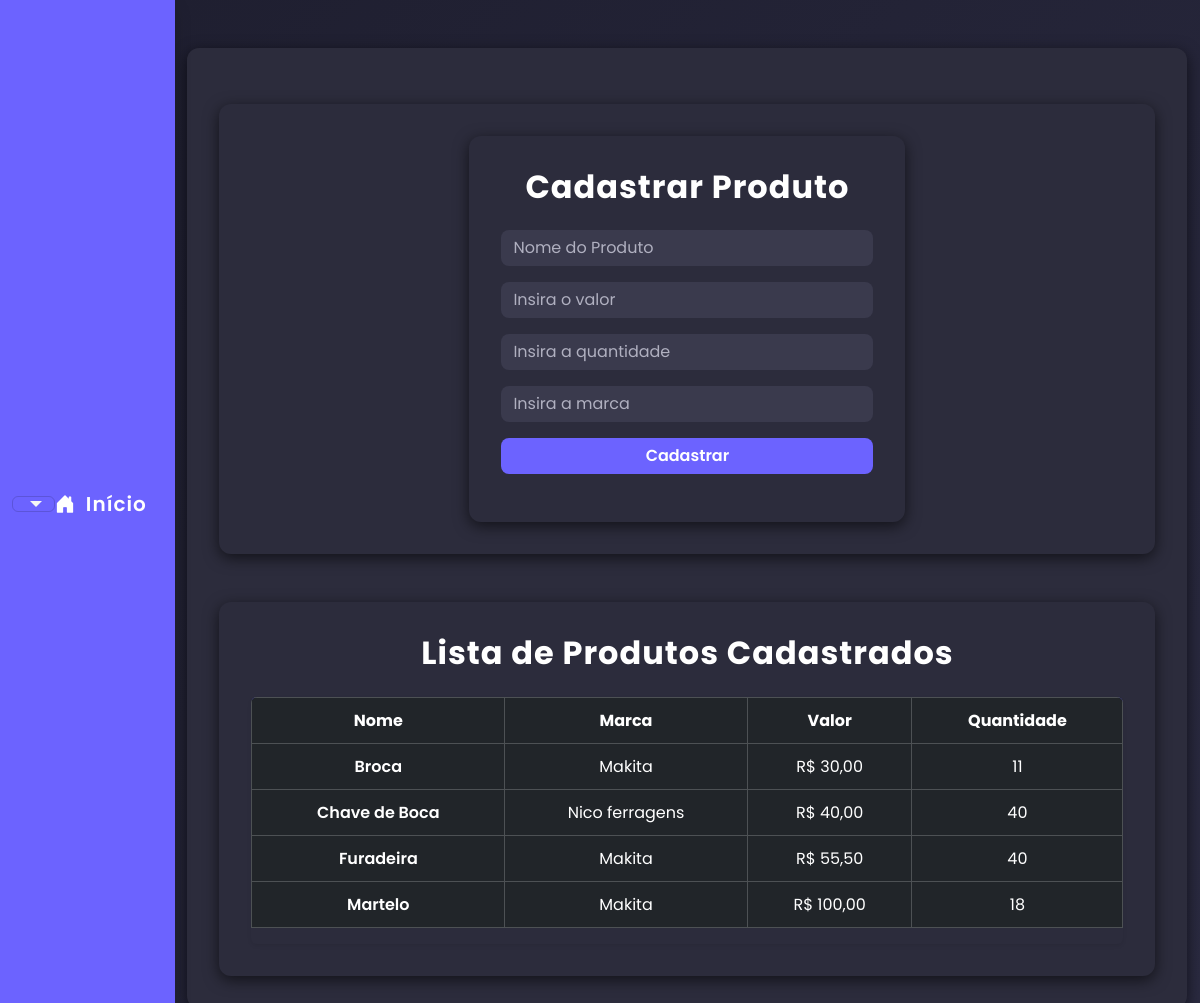
/Armazem/index.php?pagina=cadastrar (signed in), run on the app's committed database.
### tables this page shows
CREATE TABLE `produto` (
  `id` int(11) NOT NULL,
  `nome` varchar(32) NOT NULL,
  `valor` float NOT NULL,
  `quantidade` int(11) NOT NULL,
  `marca` varchar(32) NOT NULL
);

### Armazem/produto/formCadastrar.php (the view, shortened to what this page needs)
<?php
include __DIR__ . '/../conexao.php';
?>
<div class="container d-flex justify-content-center mt-4">
    <div class="col-12 col-md-6 cadastro-box">
        <h2 class="text-white fw-bold text-center mb-4">Cadastrar Produto</h2>
        <form action="produto/inserir.php" method="get">
            <input class="form-control mb-3" type="text" placeholder="Nome do Produto" required name="nome">
            <input class="form-control mb-3" type="number" step="0.01" placeholder="Insira o valor" required name="valor">
            <input class="form-control mb-3" type="number" placeholder="Insira a quantidade" required name="quantidade">
            <input class="form-control mb-3" type="text" placeholder="Insira a marca" required name="marca">
            <button class="btn btn-custom w-100" type="submit">Cadastrar</button>
        </form>
    </div>
</div>
<div class="container mt-5">
    <h2 class="text-white fw-bold mb-4 text-center">Lista de Produtos Cadastrados</h2>
    <div class="table-responsive shadow-sm rounded">
        <table class="table table-dark table-hover table-bordered align-middle text-center">
            <thead class="table-custom">
                <tr>
                    <th>Nome</th>
                    <th>Marca</th>
                    <th>Valor</th>
                    <th>Quantidade</th>
                </tr>
            </thead>
            <tbody>
                <?php
                $select = "SELECT * FROM produto ORDER BY nome ASC";
                $result = $conn->query($select);
                if ($result->num_rows > 0) {
                    while ($produto = $result->fetch_object()) {
                        echo "<tr>
                                <td class='fw-semibold'>$produto->nome</td>
                                <td>$produto->marca</td>
                                <td>R$ ".number_format($produto->valor, 2, ',', '.')."</td>
                                <td>$produto->quantidade</td>
                              </tr>";
                    }
                } else {
                    echo "<tr><td colspan='4' class='text-center text-secondary fw-semibold'>Nenhum produto cadastrado</td></tr>";
                }
                ?>
            </tbody>
        </table>
    </div>
</div>

### Armazem/index.php (style rules this page uses)
body { font-family: 'Poppins', sans-serif; background: linear-gradient(135deg, #1e1e2f, #2a2a40); color: #f5f5f5; }
.container { background-color: #2c2c3c; border-radius: 12px; padding: 2rem; box-shadow: 0px 4px 15px rgba(0, 0, 0, 0.6); }

### Armazem/produto/formCadastrar.php (style rules this page uses)
body { font-family: 'Poppins', sans-serif; background: linear-gradient(135deg, #1e1e2f, #2a2a40); }
.cadastro-box { background-color: #2c2c3c; border-radius: 12px; padding: 2rem; box-shadow: 0px 4px 15px rgba(0, 0, 0, 0.6); }
h2 { font-weight: 600; letter-spacing: 1px; }
.form-control { border-radius: 8px; background-color: #3a3a4d; border: none; color: #f5f5f5; }
.form-control::placeholder { color: #b0b0c0; }
.btn-custom { background-color: #6c63ff; border: none; border-radius: 8px; font-weight: 600; color: #fff; transition: 0.3s; }
.table-custom { background-color: #6c63ff; color: #fff; font-weight: 600; }
.table td, .table th { text-align: center; vertical-align: middle; white-space: nowrap; padding: 10px; }
.table-responsive { width: 100%; max-width: 100%; overflow-x: auto; }
.container { max-width: 1000px; margin: auto; }

### data on the page
produto: nome "Broca", marca "Makita", valor "30,00", quantidade "11"
produto: nome "Chave de Boca", marca "Nico ferragens", valor "40,00", quantidade "40"
produto: nome "Furadeira", marca "Makita", valor "55,50", quantidade "40"
produto: nome "Martelo", marca "Makita", valor "100,00", quantidade "18"
